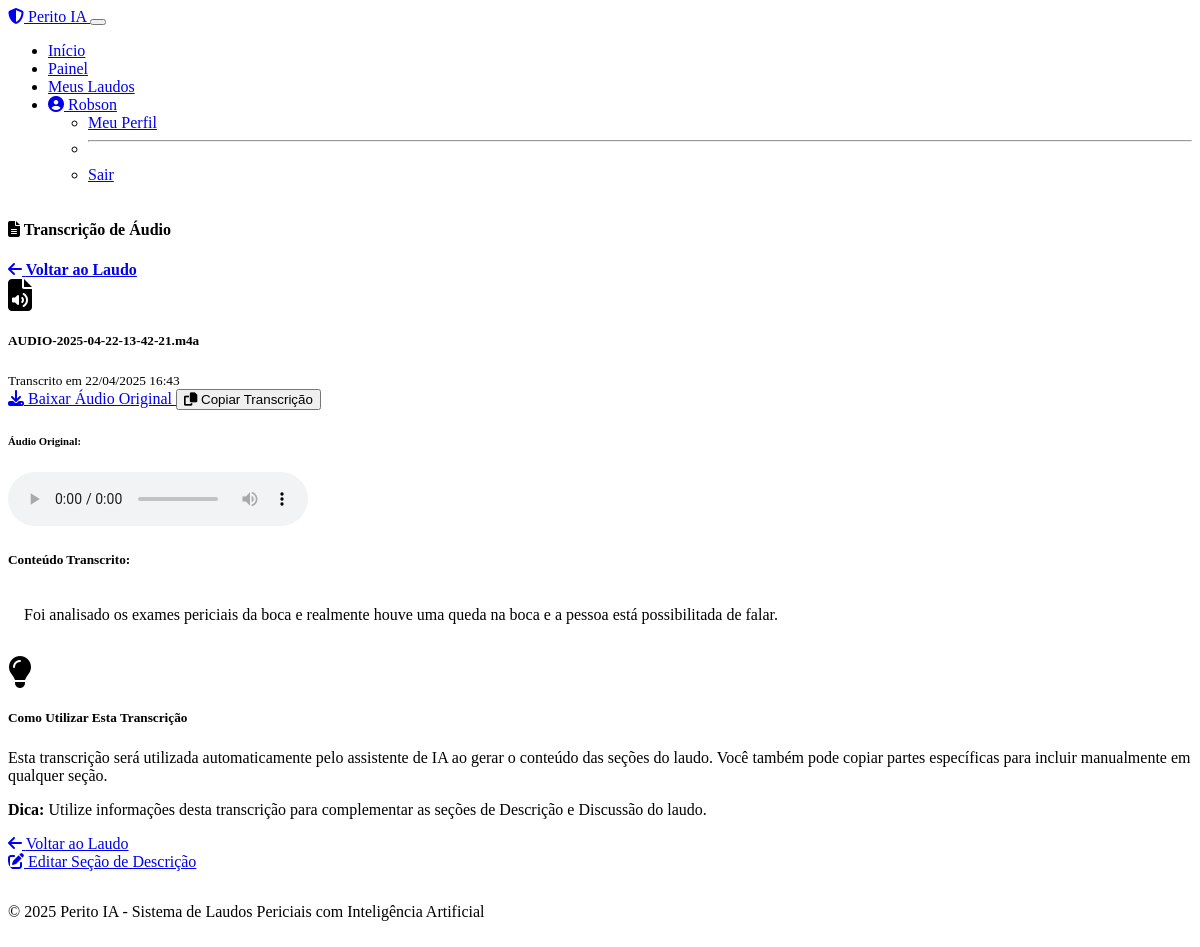
The page /arquivos/1/transcricao (signed in) on the database its author committed.
### models.py (models this page shows, shortened)
class User(UserMixin, db.Model):
    id = db.Column(db.Integer, primary_key=True)
    username = db.Column(db.String(64), unique=True, nullable=False)
    email = db.Column(db.String(120), unique=True, nullable=False)
    password_hash = db.Column(db.String(256), nullable=False)
    created_at = db.Column(db.DateTime, default=datetime.utcnow)
    laudos = db.relationship('Laudo', backref='author', lazy='dynamic')

class Arquivo(db.Model):
    id = db.Column(db.Integer, primary_key=True)
    laudo_id = db.Column(db.Integer, db.ForeignKey('laudo.id'), nullable=False)
    filename = db.Column(db.String(255), nullable=False)
    filepath = db.Column(db.String(512), nullable=False)
    filetype = db.Column(db.String(50), nullable=False)  # documento, audio
    processed = db.Column(db.Boolean, default=False)
    upload_date = db.Column(db.DateTime, default=datetime.utcnow)
    transcricao = db.Column(db.Text)

### routes.py (the view)
@app.route('/arquivos/<int:arquivo_id>/transcricao')
@login_required
def view_transcricao(arquivo_id):
    arquivo = Arquivo.query.filter_by(id=arquivo_id).first_or_404()
    laudo = Laudo.query.filter_by(id=arquivo.laudo_id).first_or_404()
    if laudo.user_id != current_user.id:
        flash('Você não tem permissão para visualizar esta transcrição', 'danger')
        return redirect(url_for('dashboard'))
    if not arquivo.transcricao:
        flash('Este arquivo não possui transcrição', 'warning')
        return redirect(url_for('laudo_view', laudo_id=laudo.id))
    return render_template('transcricao.html', title='Transcrição', arquivo=arquivo, laudo=laudo)

### app.py (called while the page is built)
@login_manager.user_loader
def load_user(user_id):
    return db.session.get(User, int(user_id))

### templates/transcricao.html (shortened to what this page needs)
{% extends "layout.html" %}
{% block content %}
<div class="row justify-content-center">
    <div class="col-md-10">
        <div class="card shadow">
            <div class="card-header bg-primary text-white d-flex justify-content-between align-items-center">
                <h4 class="mb-0">
                    <i class="fas fa-file-alt me-2"></i>
                    Transcrição de Áudio
                </h4>
                <a href="{{ url_for('laudo_view', laudo_id=arquivo.laudo_id) }}" class="btn btn-sm btn-light">
                    <i class="fas fa-arrow-left me-1"></i> Voltar ao Laudo
                </a>
            </div>
            <div class="card-body">
                <div class="mb-4">
                    <div class="d-flex align-items-center mb-3">
                        <div class="me-3">
                            <i class="fas fa-file-audio fa-2x text-primary"></i>
                        </div>
                        <div>
                            <h5 class="mb-0">{{ arquivo.filename }}</h5>
                            <small class="text-muted">
                                Transcrito em {{ arquivo.upload_date.strftime('%d/%m/%Y %H:%M') }}
                            </small>
                        </div>
                    </div>
                    <div class="d-flex gap-2 mb-4">
                        <a href="{{ url_for('download_arquivo', arquivo_id=arquivo.id) }}" class="btn btn-outline-primary btn-sm">
                            <i class="fas fa-download me-1"></i> Baixar Áudio Original
                        </a>
                        <button class="btn btn-outline-secondary btn-sm" id="copyTranscription">
                            <i class="fas fa-copy me-1"></i> Copiar Transcrição
                        </button>
                    </div>
                </div>
                <div class="mb-4 p-3 bg-body-tertiary rounded">
                    <h6 class="mb-2">Áudio Original:</h6>
                    <audio controls class="w-100">
                        <source src="{{ url_for('download_arquivo', arquivo_id=arquivo.id) }}" type="audio/mpeg">
                    </audio>
                </div>
                <h5 class="mb-3">Conteúdo Transcrito:</h5>
                <div class="transcription-container p-3 bg-body-tertiary rounded">
                    <div id="transcription-text">
                        {% if arquivo.transcricao %}
                            {{ arquivo.transcricao|replace('\n', '<br>')|safe }}
                        {% else %}
                            <p class="text-center text-muted">
                                Nenhuma transcrição disponível para este arquivo.
                            </p>
                        {% endif %}
                    </div>
                </div>
                <div class="alert alert-info mt-4">
                    <div class="d-flex">
                        <div class="flex-shrink-0 me-3">
                            <i class="fas fa-lightbulb fa-2x"></i>
                        </div>
                        <div>
                            <h5>Como Utilizar Esta Transcrição</h5>
                            <p class="mb-1">
                                Esta transcrição será utilizada automaticamente pelo assistente de IA ao gerar o conteúdo das seções do laudo.
                                Você também pode copiar partes específicas para incluir manualmente em qualquer seção.
                            </p>
                            <p class="mb-0">
                                <strong>Dica:</strong> Utilize informações desta transcrição para complementar as seções de Descrição e Discussão do laudo.
                            </p>
                        </div>
                    </div>
                </div>
            </div>
            <div class="card-footer">
                <div class="d-flex justify-content-between">
                    <a href="{{ url_for('laudo_view', laudo_id=arquivo.laudo_id) }}" class="btn btn-secondary">
                        <i class="fas fa-arrow-left me-1"></i> Voltar ao Laudo
                    </a>
                    <div>
                        <a href="{{ url_for('edit_secao', laudo_id=arquivo.laudo_id, secao_tipo='descricao') }}" class="btn btn-primary">
                            <i class="fas fa-edit me-1"></i> Editar Seção de Descrição
                        </a>
                    </div>
                </div>
            </div>
        </div>
    </div>
</div>
{% endblock %}

### templates/layout.html (shortened to what this page needs)
<!DOCTYPE html>
<html lang="pt-BR" data-bs-theme="dark">
<head>
    <link rel="stylesheet" href="https://cdn.replit.com/agent/bootstrap-agent-dark-theme.min.css">
    <link rel="stylesheet" href="https://cdnjs.cloudflare.com/ajax/libs/font-awesome/6.4.0/css/all.min.css">
    <link rel="stylesheet" href="{{ url_for('static', filename='css/custom.css') }}">
</head>
<body>
    <nav class="navbar navbar-expand-lg navbar-dark bg-primary">
        <div class="container">
            <a class="navbar-brand" href="{{ url_for('index') }}">
                <i class="fas fa-shield-alt me-2"></i>
                Perito IA
            </a>
            <button class="navbar-toggler" type="button" data-bs-toggle="collapse" data-bs-target="#navbarNav" aria-controls="navbarNav" aria-expanded="false" aria-label="Toggle navigation">
            </button>
            <div class="collapse navbar-collapse" id="navbarNav">
                <ul class="navbar-nav ms-auto">
                    <li class="nav-item">
                        <a class="nav-link" href="{{ url_for('index') }}">Início</a>
                    </li>
                    {% if current_user.is_authenticated %}
                        <li class="nav-item">
                            <a class="nav-link" href="{{ url_for('dashboard') }}">Painel</a>
                        </li>
                        <li class="nav-item">
                            <a class="nav-link" href="{{ url_for('laudo_list') }}">Meus Laudos</a>
                        </li>
                        <li class="nav-item dropdown">
                            <a class="nav-link dropdown-toggle" href="#" id="userDropdown" role="button" data-bs-toggle="dropdown" aria-expanded="false">
                                <i class="fas fa-user-circle me-1"></i>
                                {{ current_user.username }}
                            </a>
                            <ul class="dropdown-menu dropdown-menu-end" aria-labelledby="userDropdown">
                                <li><a class="dropdown-item" href="#">Meu Perfil</a></li>
                                <li><hr class="dropdown-divider"></li>
                                <li><a class="dropdown-item" href="{{ url_for('logout') }}">Sair</a></li>
                            </ul>
                        </li>
                    {% endif %}
                </ul>
            </div>
        </div>
    </nav>
    <main class="py-4">
        <div class="container">
            {% block content %}{% endblock %}
        </div>
    </main>
    <footer class="bg-body-tertiary py-3 mt-auto">
        <div class="container text-center">
            <p class="mb-0 text-muted">
                &copy; 2025 Perito IA - Sistema de Laudos Periciais com Inteligência Artificial
            </p>
        </div>
    </footer>
</body>
</html>

### static/css/custom.css (style rules this page uses)
body { min-height: 100vh; display: flex; flex-direction: column; }
main { flex: 1; }
.card { border-radius: 10px; overflow: hidden; transition: transform 0.3s, box-shadow 0.3s; }
.card-header { font-weight: 600; }
.transcription-container { padding: 1rem; background-color: var(--bs-secondary-bg); border-radius: 5px; max-height: 400px; overflow-y: auto; margin-bottom: 1rem; }
footer { margin-top: auto; padding: 1rem 0; border-top: 1px solid var(--bs-border-color); }

### rows shown on the page
User: username "Robson"
Arquivo: filename "AUDIO-2025-04-22-13-42-21.m4a", upload_date "22/04/2025 16:43", transcricao "Foi analisado os exames periciais da boca e realmente houve uma queda na boca e a pessoa está possibilitada de falar."
